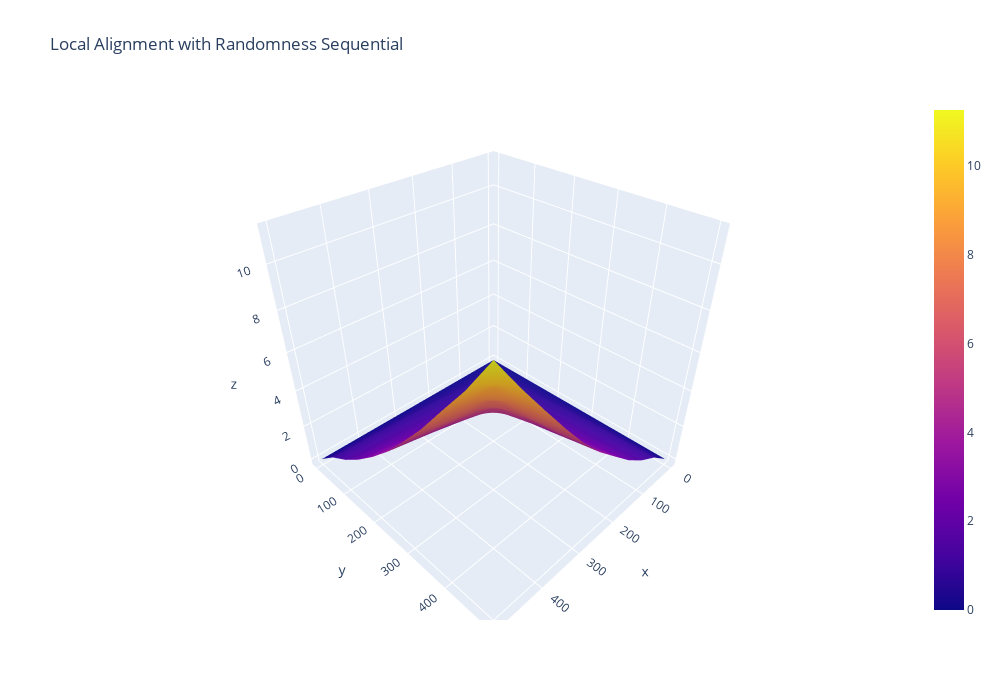

Here is the notebook cell this chart was saved with:
### Markdown cell above
Como é possível observar, os picos de tempo de execução não estão presentes nos 3 gráficos ao mesmo tempo. Isto é um indicativo de que possívelmente não é um problema de código em si. Uma possibilidade é que isso seja um problema com o tempo limite do uso da thread alocada para o processo, ou seja, o tempo de uso da thread acaba durante a execução do programa e este é então alocado a outra thread, consequentemente, aumentando o tempo de execução.

### Algoritmo Local

### Code cell
fig = go.Figure(go.Surface(
    x = x,
    y = y,
    z = resultados["randomSequential"]))
fig.update_layout(
    title={
        'text': "Local Alignment with Randomness Sequential"},
        width=1000,
        height=700
)

fig.show()

### Figure 1 — Plotly figure (JSON) as saved in the notebook; plotly's stock layout.template omitted (floating-point values rounded to 4 significant figures)
{"data": [{"type": "surface", "x": [0, 50, 100, 150, 200, 250, 300, 350, 400, 450, 500], "y": [0, 50, 100, 150, 200, 250, 300, 350, 400, 450, 500], "z": [[0, 0, 0, 0, 0, 0, 0, 0, 0, 0, 0], [0, 0.3325, 0.4378, 0.5181, 0.5822, 0.6405, 0.6919, 0.746, 0.7916, 0.8358, 0.8719], [0, 0.4393, 0.7204, 0.8521, 0.9819, 1.067, 1.178, 1.264, 1.344, 1.41, 1.499], [0, 0.5129, 0.8578, 1.296, 1.485, 1.647, 1.783, 1.923, 2.049, 2.18, 2.285], [0, 0.5777, 0.9673, 1.478, 2.075, 2.31, 2.497, 2.718, 2.877, 3.055, 3.206], [0, 0.637, 1.053, 1.621, 2.302, 3.054, 3.305, 3.539, 3.795, 4.016, 4.237], [0, 0.6916, 1.162, 1.775, 2.489, 3.258, 4.27, 4.597, 4.958, 5.212, 5.478], [0, 0.7414, 1.243, 1.901, 2.671, 3.541, 4.582, 5.796, 6.15, 6.404, 6.769], [0, 0.7816, 1.3, 2.021, 2.851, 3.758, 4.991, 6.137, 7.399, 7.852, 8.215], [0, 0.8278, 1.405, 2.132, 3.008, 3.996, 5.161, 6.404, 7.803, 9.174, 9.632], [0, 0.8635, 1.465, 2.253, 3.231, 4.223, 5.421, 6.786, 8.226, 9.694, 11.26]]}], "layout": {"height": 700, "title": {"text": "Local Alignment with Randomness Sequential"}, "width": 1000}}
